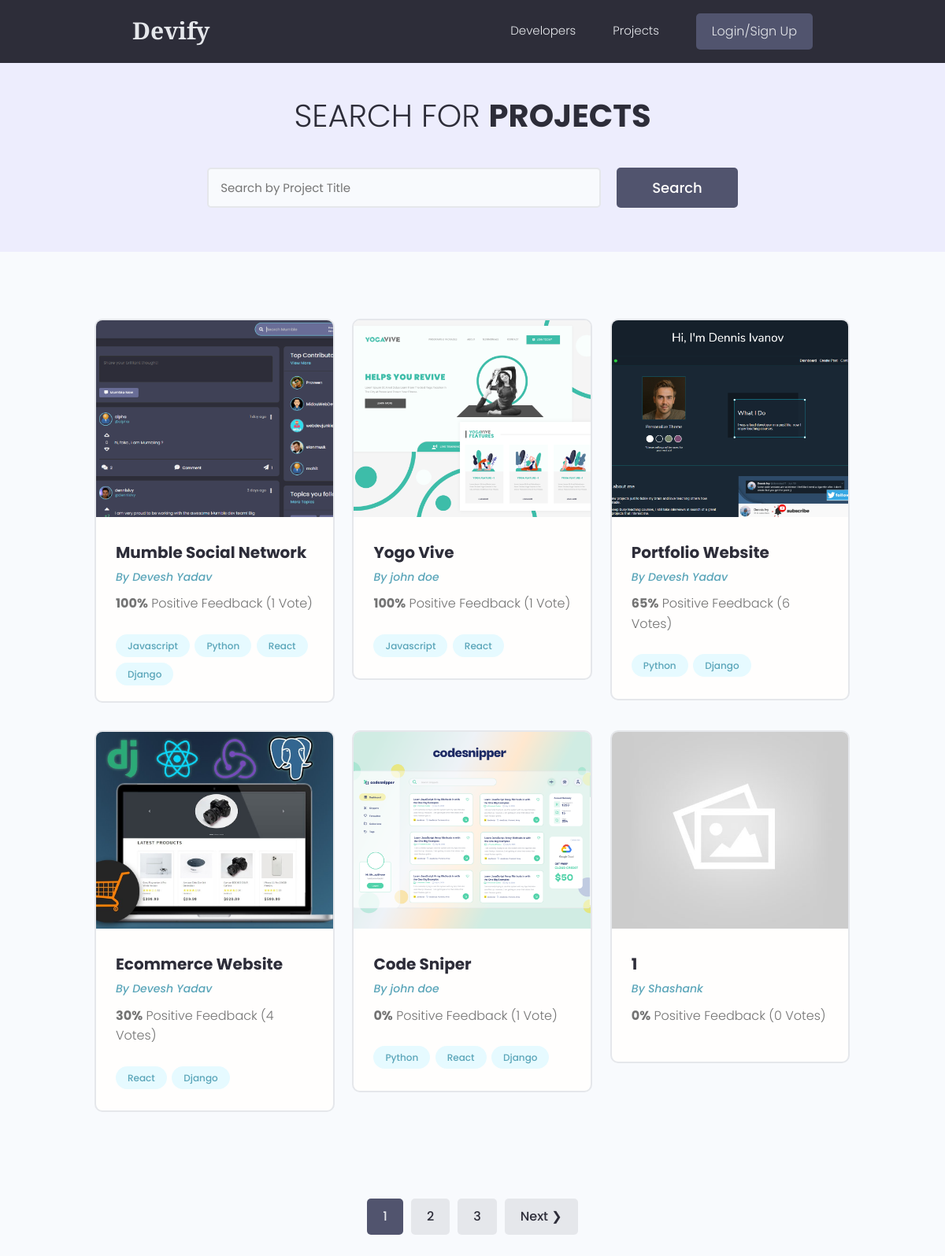
The app's page /projects/, older data.
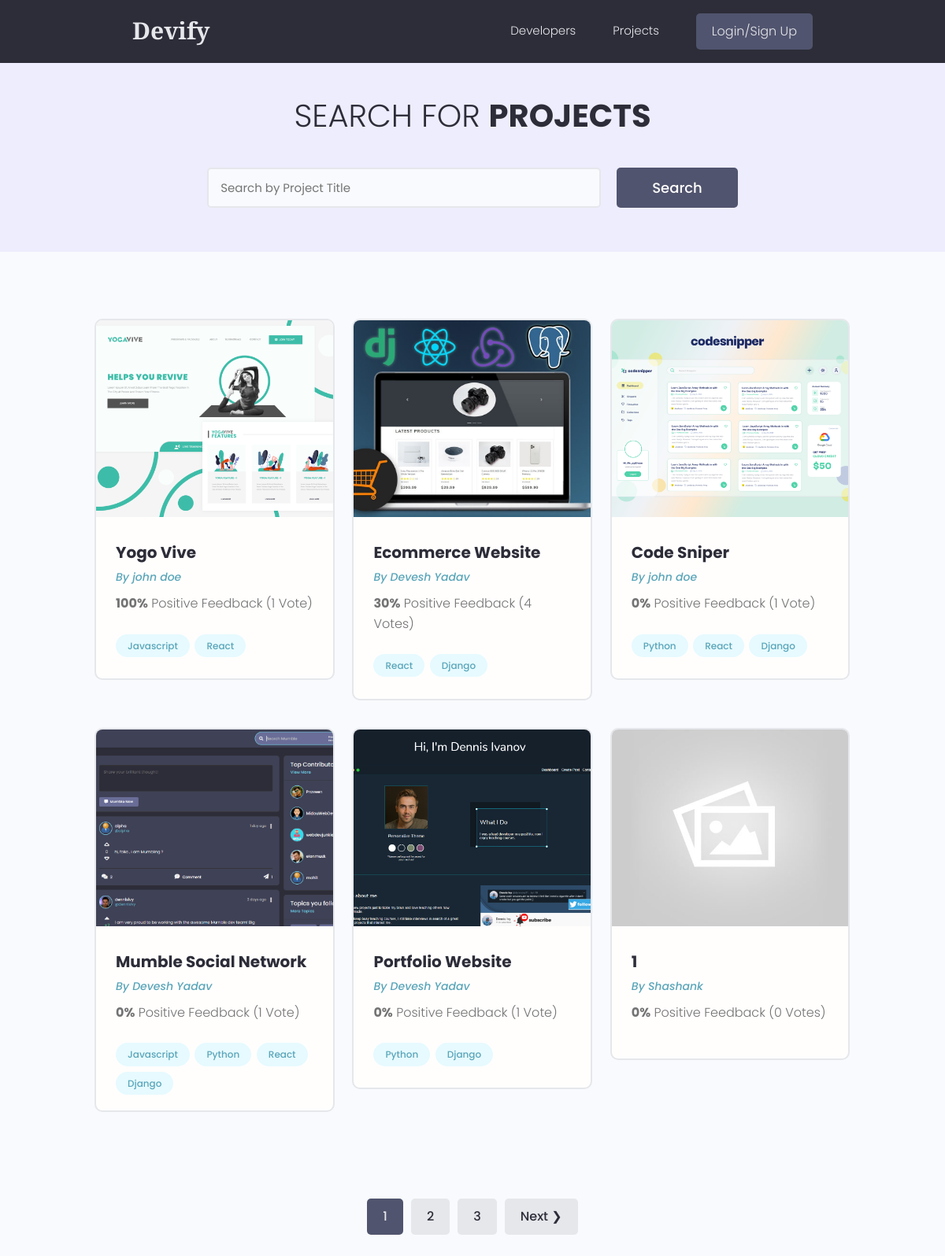
The same page, newer data.
### projects/models.py (models this page shows, shortened)
class Project(models.Model):
    owner = models.ForeignKey(Profile, null=True, blank=True,on_delete=models.CASCADE)
    title = models.CharField(max_length=200)
    description = models.TextField(null=True, blank=True)
    featured_image = models.ImageField(null=True, blank=True,default="default.jpg")
    demo_link = models.CharField(max_length=2000, null=True, blank=True)
    source_link = models.CharField(max_length=2000, null=True, blank=True)
    tags = models.ManyToManyField('Tag',blank=True)
    vote_total = models.IntegerField(default=0,null=True,blank=True)
    vote_ratio = models.IntegerField(default=0,null=True,blank=True)
    created = models.DateTimeField(auto_now_add=True)
    id = models.UUIDField(default=uuid.uuid4, unique=True , primary_key=True, editable=False)
    class Meta:
        ordering = ['-vote_ratio','-vote_total','title','-created']
    @property
    def imageURL(self):
        try:
            url = self.featured_image.url
        except:
            url = ''
        return url

class Tag(models.Model):
    name = models.CharField(max_length=200)
    created = models.DateTimeField(auto_now_add=True)
    id = models.UUIDField(default=uuid.uuid4, unique=True , primary_key=True, editable=False)
    def __str__(self):
        return self.name

### users/models.py (models this page shows, shortened)
class Profile(models.Model):
    user = models.OneToOneField(User, on_delete=models.CASCADE , null=True, blank=True)
    name = models.CharField(max_length=200, blank=True, null=True)
    email = models.EmailField(max_length=500,blank=True,null=True)
    username = models.CharField(max_length=200, blank=True, null=True)
    location = models.CharField(max_length=200, blank=True, null=True)
    short_intro = models.CharField(max_length=2000,blank=True,null=True)
    bio = models.TextField(blank=True, null=True)
    profile_image = models.ImageField(blank=True, null=True, upload_to = 'profiles/',default='profiles/user-default.png')
    social_github = models.CharField(max_length=200, blank=True, null=True)
    social_twitter = models.CharField(max_length=200, blank=True, null=True)
    social_linkedin = models.CharField(max_length=200, blank=True, null=True)
    social_youtube = models.CharField(max_length=200, blank=True, null=True)
    social_website = models.CharField(max_length=200, blank=True, null=True)
    created = models.DateTimeField(auto_now_add=True)
    id = models.UUIDField(default=uuid.uuid4, unique=True , primary_key=True, editable=False)
    class Meta:
        ordering = ['name','-created']

### projects/views.py (the view)
# urls.py: path('projects/', views.getProjects),
def projects(request):
    projects,search_query = searchProjects(request)
    custom_range, projects = paginateProjects(request, projects,6)
    context = {'projects':projects,'search_query':search_query,'custom_range':custom_range}
    return render(request,'projects/projects.html',context)

### projects/utils.py (called while the page is built)
def paginateProjects(request,projects,results):
    page = request.GET.get('page')
    paginator = Paginator(projects,results)
    try :
        projects = paginator.page(page)
    except PageNotAnInteger:
        page = 1
        projects = paginator.page(page)
    except EmptyPage:
        page = paginator.num_pages
        projects = paginator.page(page)
    leftIndex = (int(page)-4)
    if leftIndex < 1:
        leftIndex = 1
    rightIndex = (int(page)+5)
    if rightIndex > paginator.num_pages:
        rightIndex = paginator.num_pages + 1
    custom_range = range(leftIndex,rightIndex)
    return custom_range, projects

def searchProjects(request):
    search_query = ''
    if request.GET.get('search_query'):
        search_query = request.GET.get('search_query')
    tags = Tag.objects.filter(name__icontains= search_query)
    projects = Project.objects.distinct().filter(
        Q(title__icontains = search_query) |
        Q(description__icontains = search_query) |
        Q(owner__name__icontains = search_query) |
        Q(tags__in=tags)
    )
    return projects,search_query

### projects/templates/projects/projects.html (shortened to what this page needs)
{% extends 'main.html' %}
{% block content %}
<main class="projects">
  <section class="hero-section text-center">
    <div class="container container--narrow">
      <div class="hero-section__box">
        <h2>Search for <span>Projects</span></h2>
      </div>
      <div class="hero-section__search">
        <form id="searchForm" class="form" action="{% url 'projects' %}" method="get">
          <div class="form__field">
            <input class="input input--text" id="formInput#search" type="text" name="search_query"
              placeholder="Search by Project Title" value="{{search_query}}" />
          </div>
          <input class="btn btn--sub btn--lg" type="submit" value="Search" />
        </form>
      </div>
    </div>
  </section>
  <section class="projectsList">
    <div class="container">
      <div class="grid grid--three">
        {% for project in projects %}
        <div class="column">
          <div class="card project">
            <a href="{% url 'project' project.id %}" class="project">
              <img class="project__thumbnail" src="{{ project.imageURL }}" alt="project thumbnail" />
              <div class="card__body">
                <h3 class="project__title">{{project.title}}</h3>
                <p><a class="project__author" href="{% url 'user-profile' project.owner.id %}">By
                    {{project.owner.name}}</a></p>
                <p class="project--rating">
                  <span style="font-weight: bold;">{{project.vote_ratio}}%</span> Positive
                  Feedback ({{project.vote_total}} Vote{{project.vote_total|pluralize:"s"}})
                </p>
                <div class="project__tags">
                  {% for tag in project.tags.all %}
                  <span class="tag tag--pill tag--main">
                    <small>{{tag}}</small>
                  </span>
                  {% endfor %}
                </div>
              </div>
            </a>
          </div>
        </div>
        {% endfor %}
      </div>
    </div>
  </section>
  {% include 'pagination.html' with queryset=projects custom_range=custom_range %}
</main>
{% endblock content %}

Row changes from the older to the newer data that the page shows:
changed Project "Mumble Social Network": vote_ratio "100" → "0"; moves down the list
changed Project "Portfolio Website": vote_ratio "65" → "0"; vote_total "6" → "1"; moves down the list
